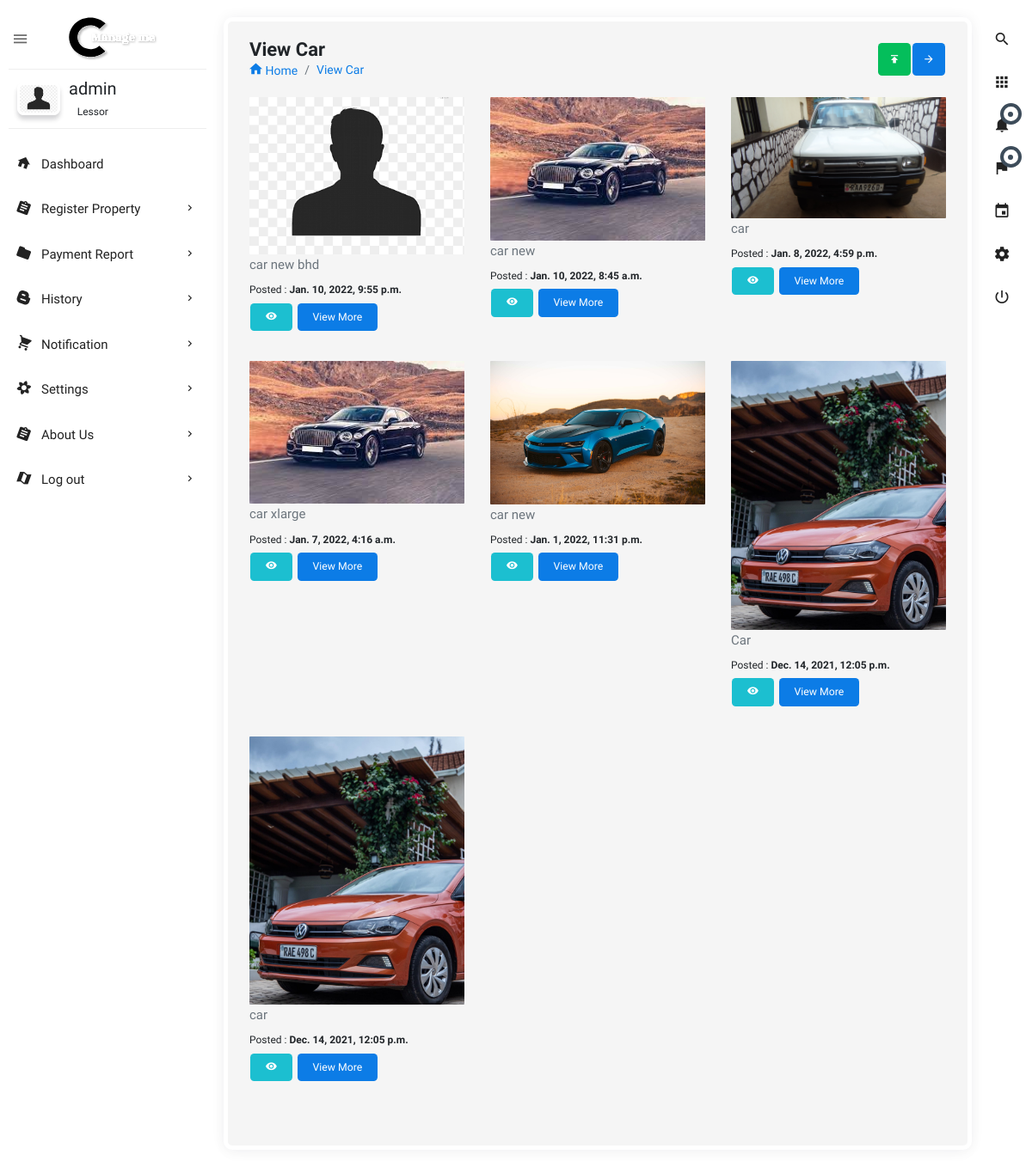
The app's page /view_car/ (signed in) with its own data.
### users/models.py (models this page shows, shortened)
class User(AbstractBaseUser):
    user_type = [
        ('lessor', 'lessor'),
        ('tenant', 'tenant'),
    ]
    name = models.CharField(max_length=255, null=False)
    phone_number = PhoneNumberField(unique=True)
    user_image = models.ImageField(upload_to='images/', default='profile.png')
    user_login = models.CharField(max_length=7, choices=user_type, default='lessor', blank=False, null=False)
    is_active = models.BooleanField(default=True)
    staff = models.BooleanField(default=False)
    admin = models.BooleanField(default=False)
    USERNAME_FIELD = 'phone_number'
    REQUIRED_FIELDS = ['name', 'user_login']
    objects = UserManager()
    def __str__(self):
        return self.name
    objects = UserManager()

class Property_registration(models.Model):
    property_type_p = [
        ('house', 'house'),
        ('car', 'car'),
        ('land', 'land'),
        ('other', 'other')
    ]
    location_name = [
        ('kigali', 'kigali'),
        ('south', 'south'),
        ('east', 'east'),
        ('west', 'west')
    ]
    property_name = models.CharField(max_length=100)
    location = models.CharField(max_length=200, choices=location_name, default='kigali')
    property_type = models.CharField(max_length=200, choices=property_type_p)
    amount_per_month = models.IntegerField(default=10000)
    detail = models.TextField(max_length=250, default='')
    property_image = models.ImageField(blank=True, null=True, upload_to='images')
    available = models.BooleanField(default=True)
    owner_name = models.ForeignKey(user, on_delete=models.CASCADE, related_name='owner', null=False)
    time_added = models.DateTimeField(auto_now_add=True)
    class Meta:
        verbose_name_plural = "Property_registration"
        ordering = ['-id']

### users/views.py (the view)
# urls.py: path('view_car/', views.view_property_car, name='view_car'),
@login_required
def view_property_car(request):
    user = request.user
    car_property = Property_registration.objects.filter(property_type='car').filter(owner_name=user)
    context = {
        'car_detail': car_property
    }
    return render(request, 'html/view_car.html', context)

### users/templates/html/view_car.html (shortened to what this page needs)
{% extends 'dashboard-owner/dashboard.html' %}
{% load static %}
{% block content %}
<section class="content file_manager">
    <div class="body_scroll">
        <div class="block-header">
            <div class="row">
                <div class="col-lg-7 col-md-6 col-sm-12">
                    <h2>View Car</h2>
                    <ul class="breadcrumb">
                        <li class="breadcrumb-item"><a href="{% url 'dashboard' %}"><i class="zmdi zmdi-home"></i> Home</a></li>
                        <li class="breadcrumb-item"><a href="">View Car</a></li>
                    </ul>
                </div>
                <div class="col-lg-5 col-md-6 col-sm-12">
                    <button class="btn btn-primary btn-icon float-right right_icon_toggle_btn" type="button"><i class="zmdi zmdi-arrow-right"></i></button>
                    <button class="btn btn-success btn-icon float-right" type="button"><i class="zmdi zmdi-upload"></i></button>
                </div>
            </div>
        </div>
        <div class="container-fluid">
            <div class="row clearfix">
                <div class="col-lg-12">
                    <div class="card">
                        <div class="tab-content">
                            <div class="tab-pane active" id="a2018">
                                <div class="row clearfix">
                                    {% for car in car_detail %}
                                    <div class="col-lg-4 col-md-6 col-sm-12">
                                        <div class="card">
                                            <a href="" class="file">
                                                <div class="image">
                                                    <a href="{% url 'view_property_detail' car.id %}"><img src="{{ car.property_image.url }}" alt="img" class="img-fluid" style="height=350px; width=350px;"></a>
                                                </div>
                                                <div class="file-name">
                                                    <p class="m-b-5 text-muted">{{ car.property_name }}</p>
                                                    <small>Posted : <span class="date"><b>  {{car.time_added}}</b></span></small>
                                                </div>
                                                <div class="action">
                                                        <a href="{% url 'view_property_detail' car.id %}" class="btn btn-info waves-effect"><i class="zmdi zmdi-eye"></i></a>
                                                        <a href="{% url 'view_property_detail' car.id %}" class="btn btn-primary waves-effect">View More</a>
                                                </div>
                                            </a>
                                        </div>
                                    </div>
                                    {% endfor %}
                                </div>
                            </div>
                        </div>
                    </div>
                </div>
            </div>
        </div>
    </div>
</section>
{% endblock %}

### templates/dashboard-owner/dashboard.html (shortened to what this page needs)
<!doctype html>
{% load static %}
<html class="no-js " lang="en">
<head>
<link rel="stylesheet" href="{% static 'dash/assets/plugins/bootstrap/css/bootstrap.min.css' %}">
<link  rel="stylesheet" href="{% static 'dash/assets/css/style.min.css' %}">
</head>
<body class="theme-blush">
<div class="navbar-right">
    <ul class="navbar-nav">
        <li><a href="{% url 'search_property' %}" class="main_search" title="Search..."><i class="zmdi zmdi-search"></i></a></li>
        <li class="dropdown">
            <a href="javascript:void(0);" class="dropdown-toggle" title="App" data-toggle="dropdown" role="button"><i class="zmdi zmdi-apps"></i></a>
        </li>
        <li class="dropdown">
            <a href="javascript:void(0);" class="dropdown-toggle" title="Notifications" data-toggle="dropdown" role="button"><i class="zmdi zmdi-notifications"></i>
                <div class="notify"><span class="heartbit"></span><span class="point"></span></div>
            </a>
        </li>
        <li class="dropdown">
            <a href="javascript:void(0);" class="dropdown-toggle" data-toggle="dropdown" role="button"><i class="zmdi zmdi-flag"></i>
            <div class="notify"><span class="heartbit"></span><span class="point"></span></div>
            </a>
        </li>
        <li><a href="javascript:void(0);" class="app_calendar" title="Calendar"><i class="zmdi zmdi-calendar"></i></a></li>
        <li><a href="javascript:void(0);" class="js-right-sidebar" title="Setting"><i class="zmdi zmdi-settings zmdi-hc-spin"></i></a></li>
        <li><a href="{% url 'logout' %}" class="mega-menu" title="Sign Out"><i class="zmdi zmdi-power"></i></a></li>
    </ul>
</div>
<aside id="leftsidebar" class="sidebar">
    <div class="navbar-brand">
        <button class="btn-menu ls-toggle-btn" type="button"><i class="zmdi zmdi-menu"></i></button>
        <a href=""><img src="{% static 'dash/assets/images/managemelogo.svg' %}" width="200" alt="Aero"></a>
    </div>
    <div class="menu">
        <ul class="list">
            <li>
                <div class="user-info">
                    <a class="image" href="{% url 'profile_lessor' %}"><img src="{{ user.user_image.url }}" alt="User"></a>
                    <div class="detail">
                        <h4>{{user}}</h4>
                        <small>Lessor</small>
                    </div>
                </div>
            </li>
            <li><a href="{% url 'dashboard' %}" ><i class="zmdi zmdi-home"></i><span>Dashboard</span></a></li>
            <li> <a href="{% url 'post_property' %}" class="menu-toggle"><i class="zmdi zmdi-assignment"></i><span>Register Property</span></a>
            </li>
            <li> <a href="" class="menu-toggle"><i class="zmdi zmdi-folder"></i><span>Payment Report</span></a>
            </li>
            <li class=""> <a href="" class="menu-toggle"><i class="zmdi zmdi-blogger"></i><span>History</span></a>
            </li>
            <li><a href="{% url 'all_notification_lessor' %}" class="menu-toggle"><i class="zmdi zmdi-shopping-cart"></i><span>Notification</span></a>
            </li>
            <li><a href="" class="menu-toggle"><i class="zmdi zmdi-flower"></i><span>Settings</span></a>
            </li>
            <li><a href="" class="menu-toggle"><i class="zmdi zmdi-assignment"></i><span>About Us</span></a>
            </li>
            <li class="open_top"><a href="{% url 'logout' %}" class="menu-toggle"><i class="zmdi zmdi-map"></i><span>Log out</span></a>
            </li>
        </ul>
    </div>
</aside>
{% block content %}
{% endblock %}
</body>
</html>

### records on screen
User: user_image (placeholder picture), name "admin"
Property_registration: property_image (placeholder picture), property_name "car new bhd", time_added "Jan. 10, 2022, 9:55 p.m."
Property_registration: property_image (picture), property_name "car new", time_added "Jan. 10, 2022, 8:45 a.m."
Property_registration: property_image (picture), property_name "car", time_added "Jan. 8, 2022, 4:59 p.m."
Property_registration: property_image (picture), property_name "car xlarge", time_added "Jan. 7, 2022, 4:16 a.m."
Property_registration: property_image (picture), property_name "car new", time_added "Jan. 1, 2022, 11:31 p.m."
Property_registration: property_image (picture), property_name "Car", time_added "Dec. 14, 2021, 12:05 p.m."
Property_registration: property_image (picture), property_name "car", time_added "Dec. 14, 2021, 12:05 p.m."
